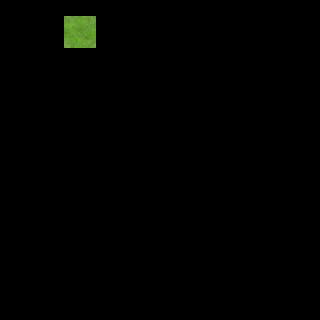

This game map was drawn from its Tiled (.tmx) file and the tilesets committed beside it. A one-line description and the full map source follow:
An orthogonal 20x20 tile map with 16x16 px tiles, 3 tile layers (regions, input_set, output_under2 grass), 2 tilesets.

<map version="1.0" orientation="orthogonal" renderorder="right-down" width="20" height="20" tilewidth="16" tileheight="16" nextobjectid="6">
 <properties>
  <property name="NoOverlappingRules" value="true" />
 </properties>
 <tileset firstgid="1" name="ruleset" tilewidth="16" tileheight="16" tilecount="60" columns="10">
  <image source="../tilesets/ruleset.png" width="160" height="96" />
 </tileset>
 <tileset firstgid="61" name="outside_a2" tilewidth="16" tileheight="16" tilecount="768" columns="32">
  <image source="../tilesets/outside_a2.png" width="512" height="384" />
 </tileset>
 <layer name="regions" width="20" height="20">
  <data encoding="csv">
0,0,0,0,0,0,0,0,0,0,0,0,0,0,0,0,0,0,0,0,
0,0,0,0,1,1,0,0,0,0,0,0,0,0,0,0,0,0,0,0,
0,0,0,0,1,1,0,0,0,0,0,0,0,0,0,0,0,0,0,0,
0,0,0,0,0,0,0,0,0,0,0,0,0,0,0,0,0,0,0,0,
0,0,0,0,0,0,0,0,0,0,0,0,0,0,0,0,0,0,0,0,
0,0,0,0,0,0,0,0,0,0,0,0,0,0,0,0,0,0,0,0,
0,0,0,0,0,0,0,0,0,0,0,0,0,0,0,0,0,0,0,0,
0,0,0,0,0,0,0,0,0,0,0,0,0,0,0,0,0,0,0,0,
0,0,0,0,0,0,0,0,0,0,0,0,0,0,0,0,0,0,0,0,
0,0,0,0,0,0,0,0,0,0,0,0,0,0,0,0,0,0,0,0,
0,0,0,0,0,0,0,0,0,0,0,0,0,0,0,0,0,0,0,0,
0,0,0,0,0,0,0,0,0,0,0,0,0,0,0,0,0,0,0,0,
0,0,0,0,0,0,0,0,0,0,0,0,0,0,0,0,0,0,0,0,
0,0,0,0,0,0,0,0,0,0,0,0,0,0,0,0,0,0,0,0,
0,0,0,0,0,0,0,0,0,0,0,0,0,0,0,0,0,0,0,0,
0,0,0,0,0,0,0,0,0,0,0,0,0,0,0,0,0,0,0,0,
0,0,0,0,0,0,0,0,0,0,0,0,0,0,0,0,0,0,0,0,
0,0,0,0,0,0,0,0,0,0,0,0,0,0,0,0,0,0,0,0,
0,0,0,0,0,0,0,0,0,0,0,0,0,0,0,0,0,0,0,0,
0,0,0,0,0,0,0,0,0,0,0,0,0,0,0,0,0,0,0,0
</data>
 </layer>
 <layer name="input_set" width="20" height="20">
  <data encoding="csv">
0,0,0,0,0,0,0,0,0,0,0,0,0,0,0,0,0,0,0,0,
0,0,0,0,23,23,0,0,0,0,0,0,0,0,0,0,0,0,0,0,
0,0,0,0,23,23,0,0,0,0,0,0,0,0,0,0,0,0,0,0,
0,0,0,0,0,0,0,0,0,0,0,0,0,0,0,0,0,0,0,0,
0,0,0,0,0,0,0,0,0,0,0,0,0,0,0,0,0,0,0,0,
0,0,0,0,0,0,0,0,0,0,0,0,0,0,0,0,0,0,0,0,
0,0,0,0,0,0,0,0,0,0,0,0,0,0,0,0,0,0,0,0,
0,0,0,0,0,0,0,0,0,0,0,0,0,0,0,0,0,0,0,0,
0,0,0,0,0,0,0,0,0,0,0,0,0,0,0,0,0,0,0,0,
0,0,0,0,0,0,0,0,0,0,0,0,0,0,0,0,0,0,0,0,
0,0,0,0,0,0,0,0,0,0,0,0,0,0,0,0,0,0,0,0,
0,0,0,0,0,0,0,0,0,0,0,0,0,0,0,0,0,0,0,0,
0,0,0,0,0,0,0,0,0,0,0,0,0,0,0,0,0,0,0,0,
0,0,0,0,0,0,0,0,0,0,0,0,0,0,0,0,0,0,0,0,
0,0,0,0,0,0,0,0,0,0,0,0,0,0,0,0,0,0,0,0,
0,0,0,0,0,0,0,0,0,0,0,0,0,0,0,0,0,0,0,0,
0,0,0,0,0,0,0,0,0,0,0,0,0,0,0,0,0,0,0,0,
0,0,0,0,0,0,0,0,0,0,0,0,0,0,0,0,0,0,0,0,
0,0,0,0,0,0,0,0,0,0,0,0,0,0,0,0,0,0,0,0,
0,0,0,0,0,0,0,0,0,0,0,0,0,0,0,0,0,0,0,0
</data>
 </layer>
 <layer name="output_under2 grass" width="20" height="20">
  <data encoding="csv">
0,0,0,0,0,0,0,0,0,0,0,0,0,0,0,0,0,0,0,0,
0,0,0,0,570,571,0,0,0,0,0,0,0,0,0,0,0,0,0,0,
0,0,0,0,602,603,0,0,0,0,0,0,0,0,0,0,0,0,0,0,
0,0,0,0,0,0,0,0,0,0,0,0,0,0,0,0,0,0,0,0,
0,0,0,0,0,0,0,0,0,0,0,0,0,0,0,0,0,0,0,0,
0,0,0,0,0,0,0,0,0,0,0,0,0,0,0,0,0,0,0,0,
0,0,0,0,0,0,0,0,0,0,0,0,0,0,0,0,0,0,0,0,
0,0,0,0,0,0,0,0,0,0,0,0,0,0,0,0,0,0,0,0,
0,0,0,0,0,0,0,0,0,0,0,0,0,0,0,0,0,0,0,0,
0,0,0,0,0,0,0,0,0,0,0,0,0,0,0,0,0,0,0,0,
0,0,0,0,0,0,0,0,0,0,0,0,0,0,0,0,0,0,0,0,
0,0,0,0,0,0,0,0,0,0,0,0,0,0,0,0,0,0,0,0,
0,0,0,0,0,0,0,0,0,0,0,0,0,0,0,0,0,0,0,0,
0,0,0,0,0,0,0,0,0,0,0,0,0,0,0,0,0,0,0,0,
0,0,0,0,0,0,0,0,0,0,0,0,0,0,0,0,0,0,0,0,
0,0,0,0,0,0,0,0,0,0,0,0,0,0,0,0,0,0,0,0,
0,0,0,0,0,0,0,0,0,0,0,0,0,0,0,0,0,0,0,0,
0,0,0,0,0,0,0,0,0,0,0,0,0,0,0,0,0,0,0,0,
0,0,0,0,0,0,0,0,0,0,0,0,0,0,0,0,0,0,0,0,
0,0,0,0,0,0,0,0,0,0,0,0,0,0,0,0,0,0,0,0
</data>
 </layer>
</map>
